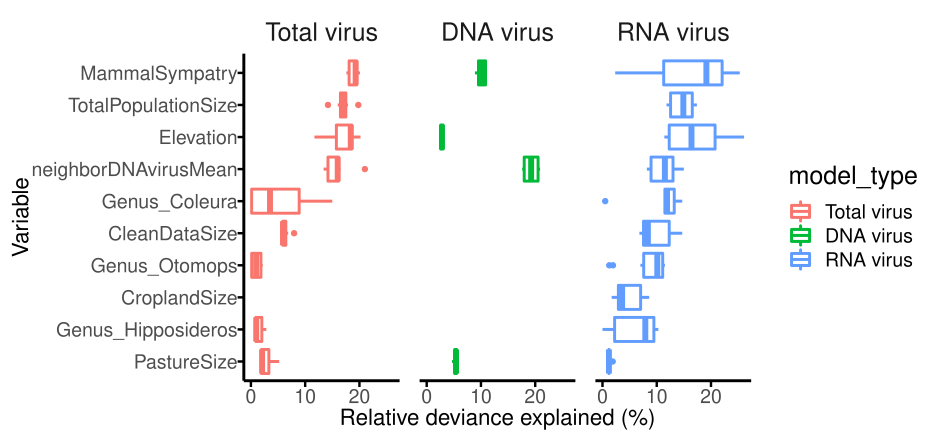

R code for this plot:
library(mgcv)
library(plyr)
library(dplyr)
library(knitr)
library(purrr)
library(scales)
library(readxl)
library(ggplot2)
library(stringi)
library(reshape2)
library(kableExtra)
P = rprojroot::find_rstudio_root_file
R.utils::sourceDirectory(P("R"))
gam_ALL_total = readRDS(P("temp/GAM0728/GAM_ALL.rds"))$model
gam_DNA_total = readRDS(P("temp/GAM0728/GAM_DNA.rds"))$model
gam_RNA_total = readRDS(P("temp/GAM0728/GAM_RNA.rds"))$model
gam_ALL = gam_ALL_total[[1]]
gam_DNA = gam_DNA_total[[1]]
gam_RNA = gam_RNA_total[[1]]
summary(gam_ALL)
summary(gam_DNA)
summary(gam_RNA)
CV = function(bgam){
  cv_gam(bgam) %>%
    mutate(p_value = round(p_value, digits=3)) %>%
    kable(align=c("l","r", "r", "r", "r"), format = "html") %>%
    kable_styling(bootstrap_options = c("striped", "hover", "condensed"))
}
# CV(gam_ALL)
# CV(gam_DNA)
# CV(gam_RNA)
# gam_COV = readRDS(P("temp/GAM0408/GAM_virus_Coronaviridae_2022-04-08.rds"))$model[[1]]
# gam_COOSP = readRDS(P("temp/GAM0408/GAM_virus_COOSP_2022-04-06.rds"))$model[[1]]
# gam_ZOO = readRDS(P("temp/GAM0408/GAM_virus_ZOO_2022-04-08.rds"))$model[[1]]
# gam_HIP = readRDS(P("temp/GAM0408/GAM_virus_HIP_2022-04-15.rds"))$model[[1]]
gam_list = list(`Total virus (30.0%)` = gam_ALL,
                `DNA virus (49.0%)` = gam_DNA,
                `RNA virus (21.2%)` = gam_RNA)
rel_deviance = function(bgam){
  rd = get_relative_contribs(bgam) %>%
    mutate(rel_deviance_explained = signif(rel_deviance_explained*100, digits=3)) %>% 
    rename(Term = term, `Relative deviance explained` = rel_deviance_explained)
  return(rd)
}
res = lapply(gam_list, rel_deviance)
res2 = ldply(res, data.frame)
names(res2) = c("virus_type", "Factors", "Relative.deviance.explained")

if (T) {
  # res3 = res2 %>%
  #   ungroup() %>%
  #   left_join(new_name, by=c("Factors" = "variable")) %>%
  #   mutate(Factors = ifelse(is.na(best_name), Factors, best_name),
  #          ) %>%
  #   filter(!Factors %in% c("RNA",
  #                          "X15.1_LitterSize",
  #                          "Genus_Coleura",
  #                          "Genus_Hipposideros",
  #                          "Genus_Miniopterus",
  #                          "Clean Base")) %>%
  #   dplyr::select(virus_type, Factors, Relative.deviance.explained)
  # res4 = res3[order(-res3[,3]),]

  theme_mine <- function(base_size = 18, base_family = "Helvetica") {
    # Starts with theme_grey and then modify some parts
    theme_bw(base_size = base_size, base_family = base_family) %+replace%
      theme(
        strip.background = element_blank(),
        strip.text.x = element_text(size = 18),
        strip.text.y = element_text(size = 18),
        axis.text.x = element_text(size=14),
        axis.text.y = element_text(size=14,hjust=1),
        axis.ticks =  element_line(colour = "black"), 
        axis.title.x= element_text(size=16),
        axis.title.y= element_text(size=16,angle=90),
        panel.background = element_blank(), 
        panel.border =element_blank(), 
        panel.grid.major = element_blank(), 
        panel.grid.minor = element_blank(), 
        panel.margin = unit(1.0, "lines"), 
        plot.background = element_blank(), 
        plot.margin = unit(c(0.5,  0.5, 0.5, 0.5), "lines"),
        axis.line.x = element_line(color="black", size = 1),
        axis.line.y = element_line(color="black", size = 1)
      )
  }
  
  var_data = read.csv(P('plot/var_data_0811.csv'))
  
  var_order = var_data %>%
    group_by(term) %>%
    mutate(avg_exp=as.numeric(summary(rel_deviance_explained)[4])) %>%
    ungroup() %>%
    select(term, avg_exp) %>%
    distinct()
  var_order = var_order[order(var_order$avg_exp),]
  var_data$term = factor(var_data$term, levels=var_order$term)
  var_data$model_type = factor(var_data$model_type, levels=c('Total virus', 'DNA virus', 'RNA virus'))
  
  x11()
  ggplot(var_data, aes(x = rel_deviance_explained, y = term)) +
    geom_boxplot(size=1, aes(color = model_type)) +
    xlab("Relative deviance explained (%)") +
    ylab("Variable") +
    facet_wrap( ~ model_type) +
    theme_mine()
  ggsave("plot/gam_summary_0725_V1.pdf")
}
